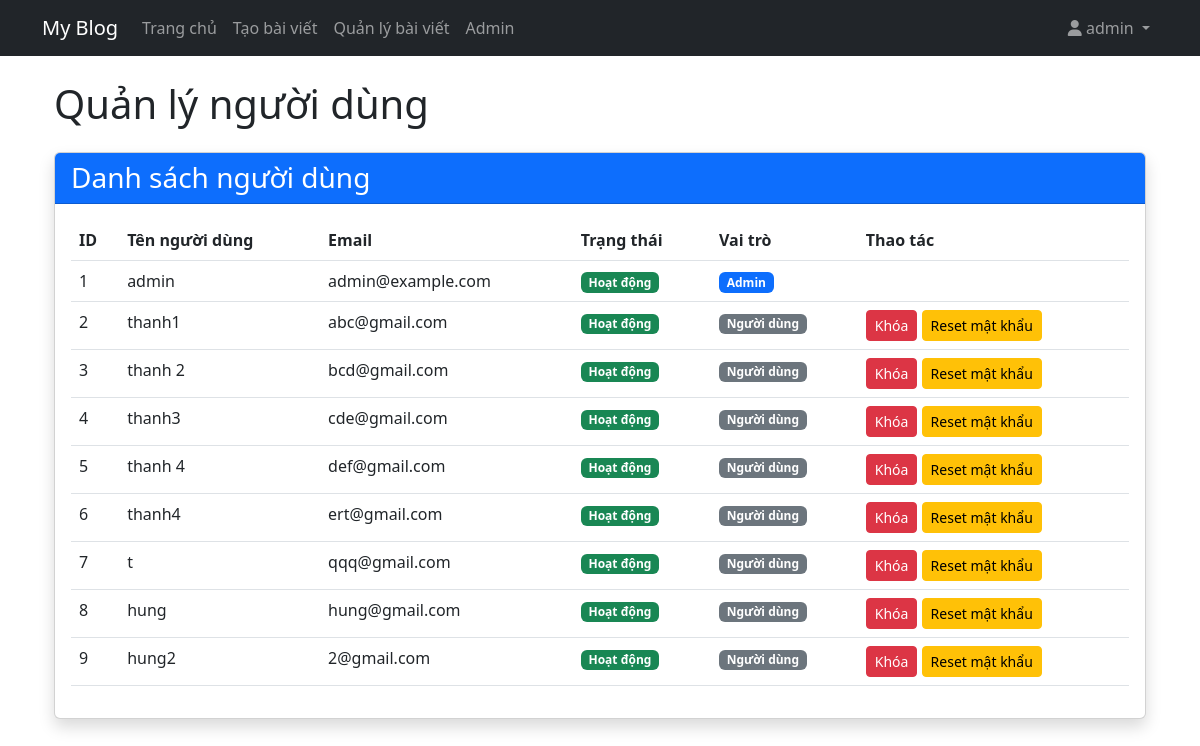
Page /admin (signed in) on the earlier database version.
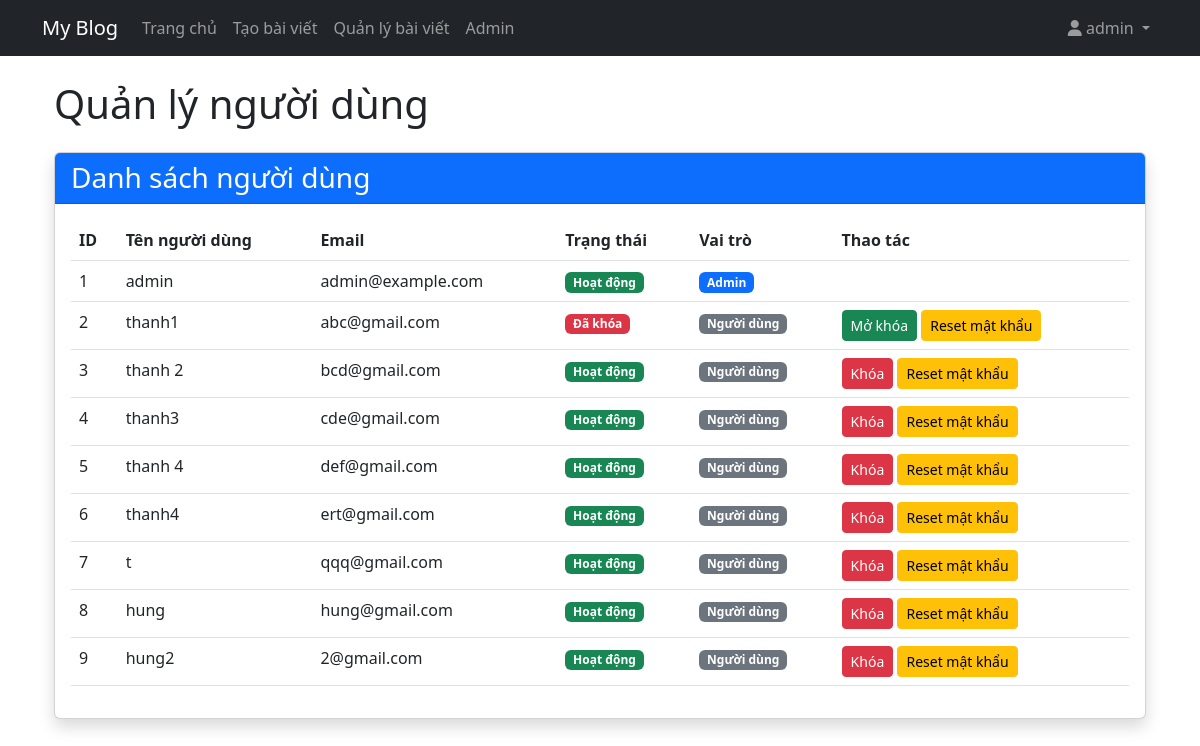
Same page on the later database version.
### my_blog/app.py (models this page shows, shortened)
class User(db.Model, UserMixin):
    id = db.Column(db.Integer, primary_key=True)
    username = db.Column(db.String(20), unique=True, nullable=False)
    email = db.Column(db.String(120), unique=True, nullable=False)
    password = db.Column(db.String(60), nullable=False)
    posts = db.relationship('Post', backref='author', lazy=True)
    is_admin = db.Column(db.Boolean, default=False)
    is_blocked = db.Column(db.Boolean, default=False)

### my_blog/app.py (the view)
@app.route('/admin')
@login_required
@admin_required
def admin_dashboard():
    users = User.query.all()
    return render_template('admin_dashboard.html', users=users)

### my_blog/app.py (called while the page is built)
@login_manager.user_loader
def load_user(user_id):
    return User.query.get(int(user_id))

def admin_required(f):
    @wraps(f)
    def decorated_function(*args, **kwargs):
        if not current_user.is_authenticated or not current_user.is_admin:
            flash('Bạn không có quyền truy cập trang này.', 'danger')
            return redirect(url_for('index'))
        return f(*args, **kwargs)
    return decorated_function

### my_blog/templates/admin_dashboard.html
{% extends "layout.html" %}
{% block content %}
<div class="container mt-4">
    <h1 class="mb-4">Quản lý người dùng</h1>
    <div class="card shadow">
        <div class="card-header bg-primary text-white">
            <h3 class="mb-0">Danh sách người dùng</h3>
        </div>
        <div class="card-body">
            <table class="table table-hover">
                <thead>
                    <tr>
                        <th>ID</th>
                        <th>Tên người dùng</th>
                        <th>Email</th>
                        <th>Trạng thái</th>
                        <th>Vai trò</th>
                        <th>Thao tác</th>
                    </tr>
                </thead>
                <tbody>
                    {% for user in users %}
                    <tr>
                        <td>{{ user.id }}</td>
                        <td>{{ user.username }}</td>
                        <td>{{ user.email }}</td>
                        <td>
                            {% if user.is_blocked %}
                            <span class="badge bg-danger">Đã khóa</span>
                            {% else %}
                            <span class="badge bg-success">Hoạt động</span>
                            {% endif %}
                        </td>
                        <td>
                            {% if user.is_admin %}
                            <span class="badge bg-primary">Admin</span>
                            {% else %}
                            <span class="badge bg-secondary">Người dùng</span>
                            {% endif %}
                        </td>
                        <td>
                            {% if not user.is_admin or current_user.id != user.id %}
                                {% if user.is_blocked %}
                                <a href="{{ url_for('unblock_user', user_id=user.id) }}" class="btn btn-sm btn-success">Mở khóa</a>
                                {% else %}
                                <a href="{{ url_for('block_user', user_id=user.id) }}" class="btn btn-sm btn-danger">Khóa</a>
                                {% endif %}
                                <a href="{{ url_for('reset_password', user_id=user.id) }}" class="btn btn-sm btn-warning">Reset mật khẩu</a>
                            {% endif %}
                        </td>
                    </tr>
                    {% endfor %}
                </tbody>
            </table>
        </div>
    </div>
</div>
{% endblock %}

Differences in the rows shown:
changed User "thanh1": is_blocked "Hoạt động Khóa" → "Đã khóa Mở khóa"
